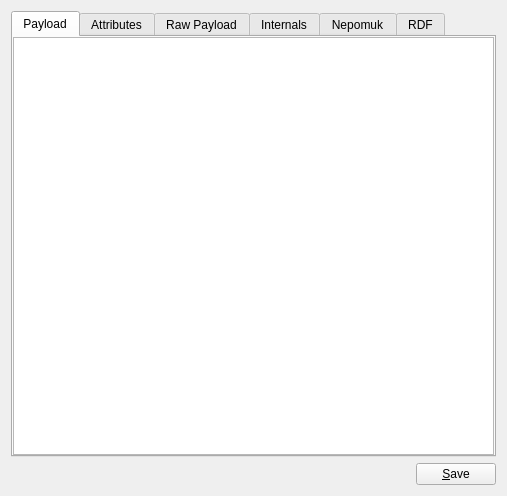
<?xml version="1.0" encoding="UTF-8"?>
<ui version="4.0">
 <class>ContentViewWidget</class>
 <widget class="QWidget" name="ContentViewWidget">
  <property name="geometry">
   <rect>
    <x>0</x>
    <y>0</y>
    <width>507</width>
    <height>496</height>
   </rect>
  </property>
  <layout class="QGridLayout">
   <item row="0" column="0" colspan="2">
    <widget class="KTabWidget" name="mainTabWidget">
     <property name="currentIndex">
      <number>0</number>
     </property>
     <widget class="QWidget" name="tab">
      <attribute name="title">
       <string>Payload</string>
      </attribute>
      <layout class="QVBoxLayout">
       <property name="margin">
        <number>0</number>
       </property>
       <item>
        <widget class="QStackedWidget" name="stack">
         <property name="frameShadow">
          <enum>QFrame::Sunken</enum>
         </property>
         <property name="currentIndex">
          <number>3</number>
         </property>
         <widget class="QWidget" name="unsupportedTypePage">
          <layout class="QVBoxLayout">
           <property name="margin">
            <number>0</number>
           </property>
           <item>
            <widget class="QLabel" name="unsupportedType">
             <property name="text">
              <string>Unsupported Type</string>
             </property>
             <property name="alignment">
              <set>Qt::AlignCenter</set>
             </property>
            </widget>
           </item>
          </layout>
         </widget>
         <widget class="QWidget" name="addresseeViewPage">
          <layout class="QVBoxLayout">
           <property name="margin">
            <number>0</number>
           </property>
           <item>
            <widget class="KPIM::AddresseeView" name="addresseeView"/>
           </item>
          </layout>
         </widget>
         <widget class="QWidget" name="incidenceViewPage">
          <layout class="QVBoxLayout">
           <property name="margin">
            <number>0</number>
           </property>
           <item>
            <widget class="Akonadi::KCalItemBrowser" name="incidenceView"/>
           </item>
          </layout>
         </widget>
         <widget class="QWidget" name="mailViewPage">
          <layout class="QGridLayout" name="gridLayout">
           <property name="margin">
            <number>0</number>
           </property>
           <item row="0" column="0">
            <widget class="MessageViewer::Viewer" name="mailView"/>
           </item>
          </layout>
         </widget>
        </widget>
       </item>
      </layout>
     </widget>
     <widget class="QWidget" name="tab_4">
      <attribute name="title">
       <string>Attributes</string>
      </attribute>
      <layout class="QGridLayout">
       <item row="0" column="0" colspan="3">
        <widget class="QTreeView" name="attrView">
         <property name="rootIsDecorated">
          <bool>false</bool>
         </property>
        </widget>
       </item>
       <item row="1" column="0">
        <widget class="KLineEdit" name="attrName">
         <property name="clickMessage">
          <string>New Attribute</string>
         </property>
        </widget>
       </item>
       <item row="1" column="1">
        <widget class="KPushButton" name="attrAddButton">
         <property name="text">
          <string>&amp;Add</string>
         </property>
        </widget>
       </item>
       <item row="1" column="2">
        <widget class="KPushButton" name="attrDeleteButton">
         <property name="text">
          <string>&amp;Delete</string>
         </property>
        </widget>
       </item>
      </layout>
     </widget>
     <widget class="QWidget" name="tab_2">
      <attribute name="title">
       <string>Raw Payload</string>
      </attribute>
      <layout class="QGridLayout">
       <property name="margin">
        <number>0</number>
       </property>
       <item row="0" column="0" colspan="2">
        <widget class="QTextEdit" name="dataView">
         <property name="lineWrapMode">
          <enum>QTextEdit::NoWrap</enum>
         </property>
         <property name="acceptRichText">
          <bool>false</bool>
         </property>
        </widget>
       </item>
      </layout>
     </widget>
     <widget class="QWidget" name="tab_3">
      <attribute name="title">
       <string>Internals</string>
      </attribute>
      <layout class="QGridLayout">
       <item row="0" column="0">
        <layout class="QHBoxLayout">
         <item>
          <widget class="QLabel" name="label_2">
           <property name="text">
            <string>Unique ID:</string>
           </property>
          </widget>
         </item>
         <item>
          <widget class="QLabel" name="id">
           <property name="sizePolicy">
            <sizepolicy hsizetype="Preferred" vsizetype="Preferred">
             <horstretch>1</horstretch>
             <verstretch>0</verstretch>
            </sizepolicy>
           </property>
           <property name="text">
            <string>0</string>
           </property>
          </widget>
         </item>
        </layout>
       </item>
       <item row="1" column="0">
        <layout class="QHBoxLayout">
         <item>
          <widget class="QLabel" name="label_4">
           <property name="text">
            <string>Remote ID:</string>
           </property>
           <property name="buddy">
            <cstring>remoteId</cstring>
           </property>
          </widget>
         </item>
         <item>
          <widget class="KLineEdit" name="remoteId"/>
         </item>
        </layout>
       </item>
       <item row="2" column="0">
        <layout class="QHBoxLayout">
         <item>
          <widget class="QLabel" name="label_3">
           <property name="text">
            <string>Revision:</string>
           </property>
          </widget>
         </item>
         <item>
          <widget class="QLabel" name="revision">
           <property name="sizePolicy">
            <sizepolicy hsizetype="Preferred" vsizetype="Preferred">
             <horstretch>1</horstretch>
             <verstretch>0</verstretch>
            </sizepolicy>
           </property>
           <property name="text">
            <string>0</string>
           </property>
          </widget>
         </item>
        </layout>
       </item>
       <item row="3" column="0">
        <layout class="QHBoxLayout">
         <item>
          <widget class="QLabel" name="label_7">
           <property name="text">
            <string>Size:</string>
           </property>
          </widget>
         </item>
         <item>
          <widget class="QLabel" name="size">
           <property name="sizePolicy">
            <sizepolicy hsizetype="Preferred" vsizetype="Preferred">
             <horstretch>1</horstretch>
             <verstretch>0</verstretch>
            </sizepolicy>
           </property>
           <property name="text">
            <string>0</string>
           </property>
          </widget>
         </item>
        </layout>
       </item>
       <item row="4" column="0">
        <layout class="QHBoxLayout">
         <item>
          <widget class="QLabel" name="label_5">
           <property name="text">
            <string>Last modification time:</string>
           </property>
          </widget>
         </item>
         <item>
          <widget class="QLabel" name="modificationtime">
           <property name="sizePolicy">
            <sizepolicy hsizetype="Preferred" vsizetype="Preferred">
             <horstretch>1</horstretch>
             <verstretch>0</verstretch>
            </sizepolicy>
           </property>
           <property name="text">
            <string>0</string>
           </property>
          </widget>
         </item>
        </layout>
       </item>
       <item row="5" column="0">
        <layout class="QHBoxLayout">
         <item>
          <widget class="QLabel" name="label_6">
           <property name="text">
            <string>Mimetype:</string>
           </property>
          </widget>
         </item>
         <item>
          <widget class="QLabel" name="mimeType">
           <property name="sizePolicy">
            <sizepolicy hsizetype="Preferred" vsizetype="Preferred">
             <horstretch>1</horstretch>
             <verstretch>0</verstretch>
            </sizepolicy>
           </property>
           <property name="text">
            <string>invalid/invalid</string>
           </property>
          </widget>
         </item>
        </layout>
       </item>
       <item row="6" column="0">
        <widget class="KEditListBox" name="flags">
         <property name="sizePolicy">
          <sizepolicy hsizetype="Preferred" vsizetype="Preferred">
           <horstretch>0</horstretch>
           <verstretch>1</verstretch>
          </sizepolicy>
         </property>
         <property name="title">
          <string>Flags</string>
         </property>
         <property name="buttons">
          <set>KEditListBox::Add|KEditListBox::Remove</set>
         </property>
        </widget>
       </item>
      </layout>
     </widget>
     <widget class="QWidget" name="tab_5">
      <attribute name="title">
       <string>Nepomuk</string>
      </attribute>
      <layout class="QVBoxLayout" name="verticalLayout_2">
       <item>
        <widget class="QLabel" name="label">
         <property name="text">
          <string>Tags:</string>
         </property>
        </widget>
       </item>
       <item>
        <widget class="Nepomuk::TagWidget" name="tagWidget" native="true"/>
       </item>
       <item>
        <widget class="QLabel" name="label_8">
         <property name="text">
          <string>Rating:</string>
         </property>
        </widget>
       </item>
       <item>
        <widget class="KRatingWidget" name="ratingWidget">
         <property name="frameShape">
          <enum>QFrame::StyledPanel</enum>
         </property>
         <property name="frameShadow">
          <enum>QFrame::Raised</enum>
         </property>
        </widget>
       </item>
      </layout>
     </widget>
     <widget class="QWidget" name="nepomukTab">
      <attribute name="title">
       <string>RDF</string>
      </attribute>
      <layout class="QVBoxLayout" name="verticalLayout">
       <item>
        <layout class="QHBoxLayout" name="horizontalLayout">
         <item>
          <widget class="QLabel" name="label_9">
           <property name="text">
            <string>Class Name:</string>
           </property>
          </widget>
         </item>
         <item>
          <widget class="QLabel" name="rdfClassName">
           <property name="text">
            <string/>
           </property>
          </widget>
         </item>
         <item>
          <spacer name="horizontalSpacer">
           <property name="orientation">
            <enum>Qt::Horizontal</enum>
           </property>
           <property name="sizeHint" stdset="0">
            <size>
             <width>40</width>
             <height>20</height>
            </size>
           </property>
          </spacer>
         </item>
        </layout>
       </item>
       <item>
        <widget class="QTreeView" name="nepomukView">
         <property name="rootIsDecorated">
          <bool>false</bool>
         </property>
         <property name="allColumnsShowFocus">
          <bool>true</bool>
         </property>
        </widget>
       </item>
      </layout>
     </widget>
    </widget>
   </item>
   <item row="1" column="0">
    <spacer>
     <property name="orientation">
      <enum>Qt::Horizontal</enum>
     </property>
     <property name="sizeHint" stdset="0">
      <size>
       <width>40</width>
       <height>20</height>
      </size>
     </property>
    </spacer>
   </item>
   <item row="1" column="1">
    <widget class="KPushButton" name="saveButton">
     <property name="text">
      <string>&amp;Save</string>
     </property>
    </widget>
   </item>
  </layout>
 </widget>
 <customwidgets>
  <customwidget>
   <class>KEditListBox</class>
   <extends>QGroupBox</extends>
   <header>keditlistbox.h</header>
   <container>1</container>
  </customwidget>
  <customwidget>
   <class>KPushButton</class>
   <extends>QPushButton</extends>
   <header>kpushbutton.h</header>
  </customwidget>
  <customwidget>
   <class>KLineEdit</class>
   <extends>QLineEdit</extends>
   <header>klineedit.h</header>
  </customwidget>
  <customwidget>
   <class>KTabWidget</class>
   <extends>QTabWidget</extends>
   <header>ktabwidget.h</header>
   <container>1</container>
  </customwidget>
  <customwidget>
   <class>KTextBrowser</class>
   <extends>QTextBrowser</extends>
   <header>ktextbrowser.h</header>
  </customwidget>
  <customwidget>
   <class>KPIM::AddresseeView</class>
   <extends>KTextBrowser</extends>
   <header location="global">libkdepim-copy/addresseeview.h</header>
  </customwidget>
  <customwidget>
   <class>Akonadi::KCalItemBrowser</class>
   <extends>KTextBrowser</extends>
   <header location="global">kcal/kcalitembrowser.h</header>
  </customwidget>
  <customwidget>
   <class>MessageViewer::Viewer</class>
   <extends>KTextBrowser</extends>
   <header location="global">libmessageviewer/viewer.h</header>
  </customwidget>
  <customwidget>
   <class>Nepomuk::TagWidget</class>
   <extends>QWidget</extends>
   <header location="global">nepomuk/kmetadatatagwidget.h</header>
   <container>1</container>
  </customwidget>
  <customwidget>
   <class>KRatingWidget</class>
   <extends>QFrame</extends>
   <header location="global">nepomuk/kratingwidget.h</header>
   <container>1</container>
  </customwidget>
 </customwidgets>
 <resources/>
 <connections/>
</ui>
